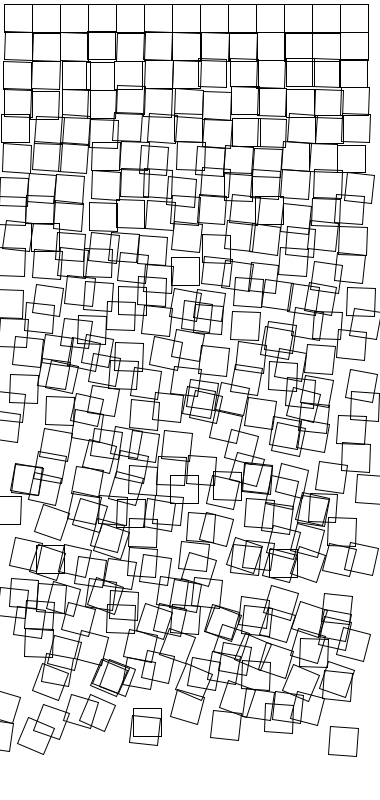
Frame 1 (no input)
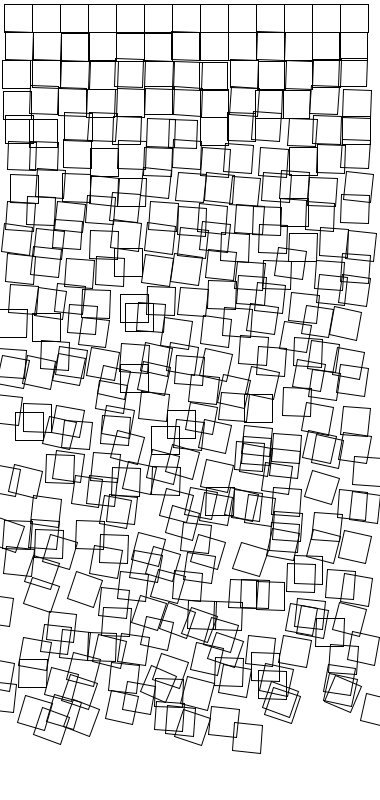
Frame 2 (the mouse pressed at the canvas centre, redrawn once)

The Processing sketch that drew these frames (run headless with seeded random() and noise(); the mouse was pressed at the canvas centre and the sketch redrawn once):

// Processing sketch: processing_113247
// ── processing_113247.pde

void setup()
{
  size(380, 800);
  rectMode(CENTER);
  noLoop();
  noFill();
}

void draw()
{
  background(255);
  
  for (int i=0; i<=12; i++)
    for (int r=0; r<=25; r++)
    { float s= 28;
      float posX = s/1.5+i*s + random(-r, r);
      float posY = s/1.5+r*s + random(-r, r);
      //float displacement = 
      pushMatrix();
      translate(posX,posY);
      rotate(radians(random(r)));

     
      rect(0, 0, s, s);
      popMatrix();
    }
}
